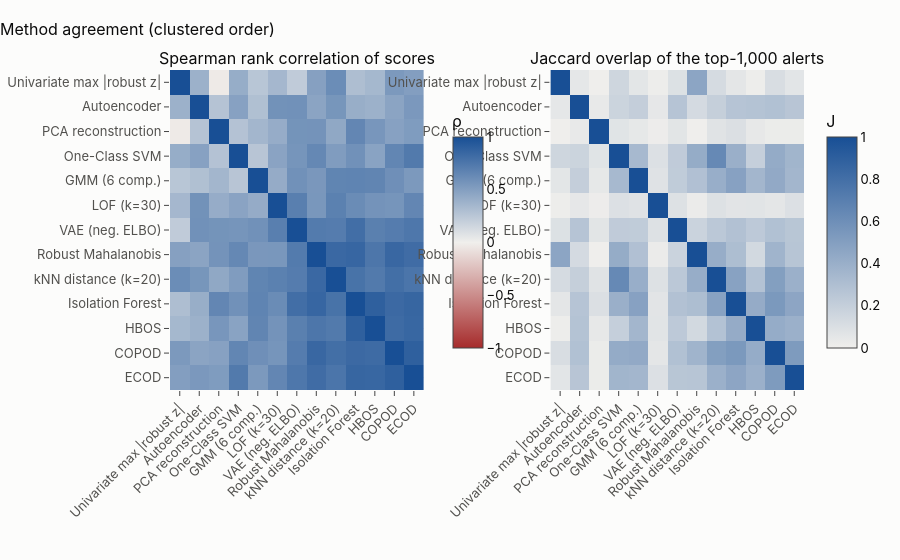

The code cell stored with this chart in its notebook:
### Markdown cell above
## 2 · Do the methods agree?
*Rank correlation* (Spearman) of the scores over all rows, and the *Jaccard overlap* of the top-1,000 alerts. Methods are ordered by hierarchical clustering so families appear as blocks.

### Code cell
R = scores[methods].rank(pct=True)
sp = R.corr(method="spearman")
k = 1000
tops = {m: set(np.argsort(-scores[m].values)[:k]) for m in methods}
jac = pd.DataFrame(
    [[len(tops[i] & tops[j]) / len(tops[i] | tops[j]) for j in methods] for i in methods],
    index=methods,
    columns=methods,
)
order = hierarchy.leaves_list(
    hierarchy.linkage(1 - sp.values[np.triu_indices(len(methods), 1)], "average")
)
om = [methods[i] for i in order]
fig = make_subplots(
    rows=1,
    cols=2,
    subplot_titles=[
        "Spearman rank correlation of scores",
        f"Jaccard overlap of the top-{k:,} alerts",
    ],
    horizontal_spacing=0.2,
)
fig.add_heatmap(
    z=sp.loc[om, om].values,
    x=om,
    y=om,
    zmin=-1,
    zmax=1,
    colorscale=[[0, "#a62b2b"], [0.5, "#f0efec"], [1, "#184f95"]],
    colorbar=dict(x=0.43, len=0.8, title="ρ"),
    row=1,
    col=1,
)
fig.add_heatmap(
    z=jac.loc[om, om].values,
    x=om,
    y=om,
    zmin=0,
    zmax=1,
    colorscale=[[0, "#f0efec"], [1, "#184f95"]],
    colorbar=dict(len=0.8, title="J"),
    row=1,
    col=2,
)
fig.update_layout(height=560, title="Method agreement (clustered order)", margin=dict(l=170, b=170))
fig.update_xaxes(tickangle=-45)
fig.update_yaxes(autorange="reversed")
fig.show()

### Figure 1 — Plotly figure (JSON) as saved in the notebook; plotly's stock layout.template omitted (floating-point values rounded to 4 significant figures; data arrays with more than 128 entries replaced by an {"elided": "..."} marker saying what was removed)
{"data": [{"colorbar": {"len": 0.8, "title": {"text": "ρ"}, "x": 0.43}, "colorscale": [[0, "#a62b2b"], [0.5, "#f0efec"], [1, "#184f95"]], "type": "heatmap", "x": ["Univariate max |robust z|", "Autoencoder", "PCA reconstruction", "One-Class SVM", "GMM (6 comp.)", "LOF (k=30)", "VAE (neg. ELBO)", "Robust Mahalanobis", "kNN distance (k=20)", "Isolation Forest", "HBOS", "COPOD", "ECOD"], "xaxis": "x", "y": ["Univariate max |robust z|", "Autoencoder", "PCA reconstruction", "One-Class SVM", "GMM (6 comp.)", "LOF (k=30)", "VAE (neg. ELBO)", "Robust Mahalanobis", "kNN distance (k=20)", "Isolation Forest", "HBOS", "COPOD", "ECOD"], "yaxis": "y", "z": {"elided": "13x13 float values"}, "zmax": 1, "zmin": -1}, {"colorbar": {"len": 0.8, "title": {"text": "J"}}, "colorscale": [[0, "#f0efec"], [1, "#184f95"]], "type": "heatmap", "x": ["Univariate max |robust z|", "Autoencoder", "PCA reconstruction", "One-Class SVM", "GMM (6 comp.)", "LOF (k=30)", "VAE (neg. ELBO)", "Robust Mahalanobis", "kNN distance (k=20)", "Isolation Forest", "HBOS", "COPOD", "ECOD"], "xaxis": "x2", "y": ["Univariate max |robust z|", "Autoencoder", "PCA reconstruction", "One-Class SVM", "GMM (6 comp.)", "LOF (k=30)", "VAE (neg. ELBO)", "Robust Mahalanobis", "kNN distance (k=20)", "Isolation Forest", "HBOS", "COPOD", "ECOD"], "yaxis": "y2", "z": {"elided": "13x13 float values"}, "zmax": 1, "zmin": 0}], "layout": {"annotations": [{"font": {"size": 16}, "showarrow": false, "text": "Spearman rank correlation of scores", "x": 0.2, "xanchor": "center", "xref": "paper", "y": 1.0, "yanchor": "bottom", "yref": "paper"}, {"font": {"size": 16}, "showarrow": false, "text": "Jaccard overlap of the top-1,000 alerts", "x": 0.8, "xanchor": "center", "xref": "paper", "y": 1.0, "yanchor": "bottom", "yref": "paper"}], "height": 560, "margin": {"b": 170, "l": 170}, "title": {"text": "Method agreement (clustered order)"}, "xaxis": {"anchor": "y", "domain": [0.0, 0.4], "tickangle": -45}, "xaxis2": {"anchor": "y2", "domain": [0.6, 1.0], "tickangle": -45}, "yaxis": {"anchor": "x", "autorange": "reversed", "domain": [0.0, 1.0]}, "yaxis2": {"anchor": "x2", "autorange": "reversed", "domain": [0.0, 1.0]}}}
